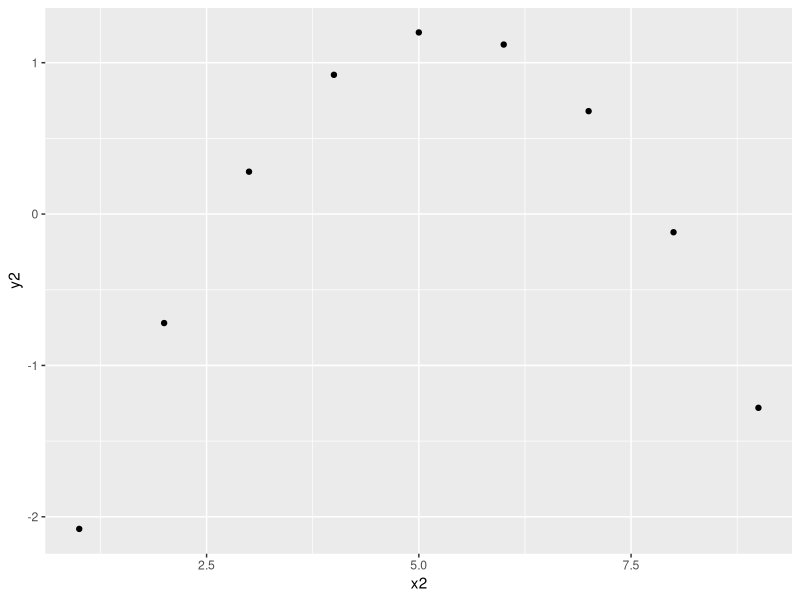

Reproduce this figure in R.
## ---- chunk 1
## Data from the website
x = c(110.5, 105.4, 118.1, 104.5, 93.6, 84.1, 77.8, 75.6)
y = c(5.755, 5.939, 6.010, 6.545, 6.730, 6.750, 6.899, 7.862)

## binds x and y into a dataframe
d = data.frame(c(x,y))

## Creates variable fit_d that shows the slope and the y-intercept
fit_d = lm(y~x, data = d)

print(fit_d)
## ---- chunk 2
## Runs an ANOVA test
anovad = anova(fit_d)

print(anovad)

## used to get the t-test p-value
summaryd = summary(fit_d)

print(summaryd)
## ---- chunk 3
## Calculates the t_(n-2,a/2) value
print(qt(.05/2, 8-2))

## Calculate the confidence intervals
confint(fit_d)

## ---- chunk 4
## Calculates raw residuals
residd= resid(fit_d)

print(residd)

## ---- chunk 5

##Print the error values
print(summaryd[6])

## ---- chunk 6
## Predicts the 95% confidence interval based on the new rice of x = 100
mu0conf = predict(fit_d, newdata = data.frame(x = 100), interval = "confidence")

print(mu0conf)
## ---- chunk 7
## Predicts the 95% prediction interval based on the new rice of x = 100
mu0pred = predict(fit_d, newdata = data.frame(x = 100), interval = "prediction")

print(mu0pred)
## ---- chunk 8
## Pulls the r^2 value from summaryd
d_r_squared = summaryd['r.squared']
## ---- chunk 9
library(tidyverse, warn.conflicts = FALSE)
## Data for question 2
x2 = c(1, 2, 3, 4, 5, 6, 7, 8, 9)
y2 = c(-2.08, -0.72, 0.28, 0.92, 1.20, 1.12, 0.68, -0.12, -1.28)

# Combines data into datafram
d2 = data.frame(x2,y2)

## Plots data
ggplot(d2, aes(x = x2, y = y2)) +
  geom_point()
